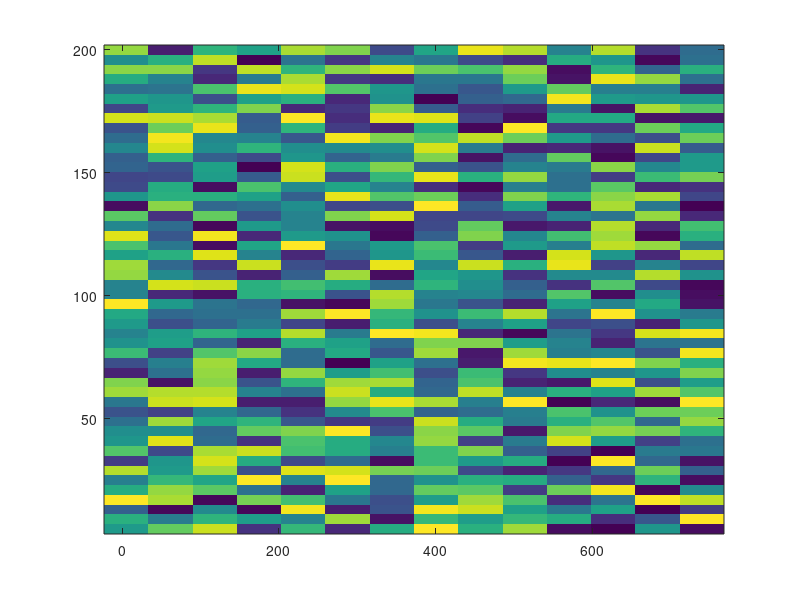
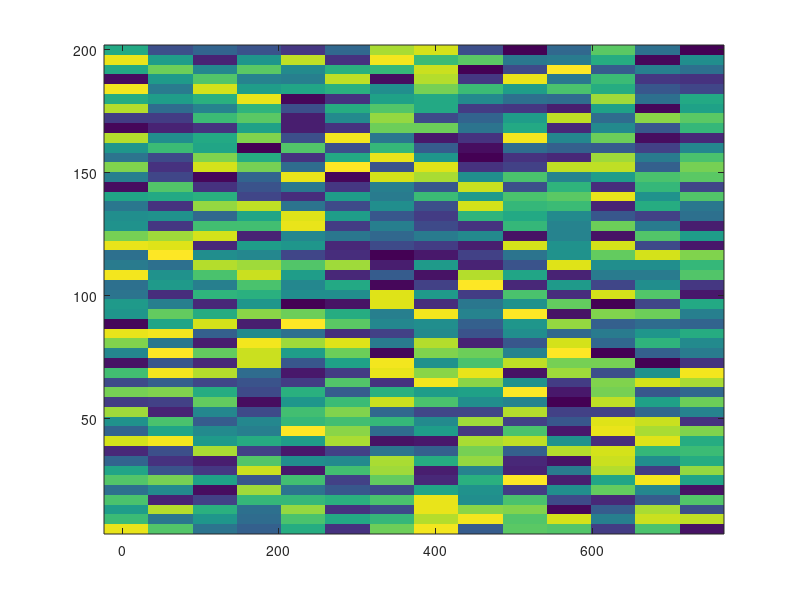
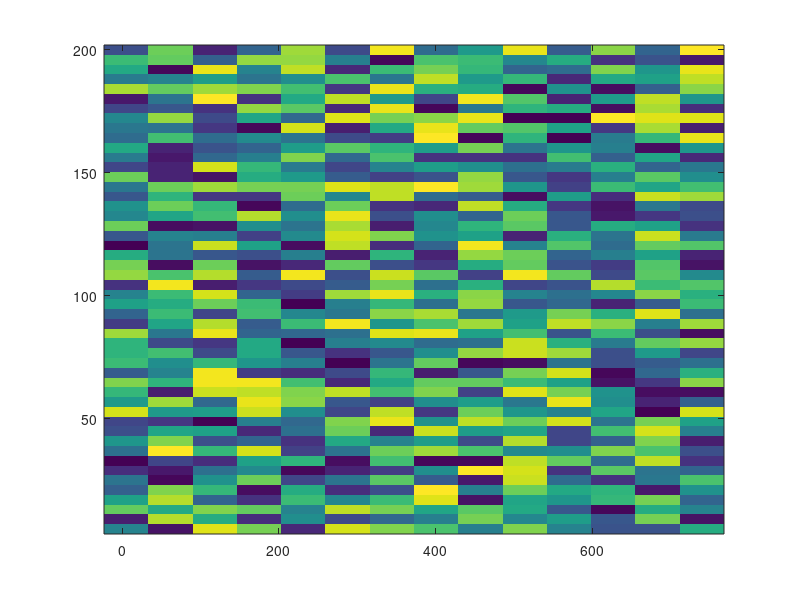
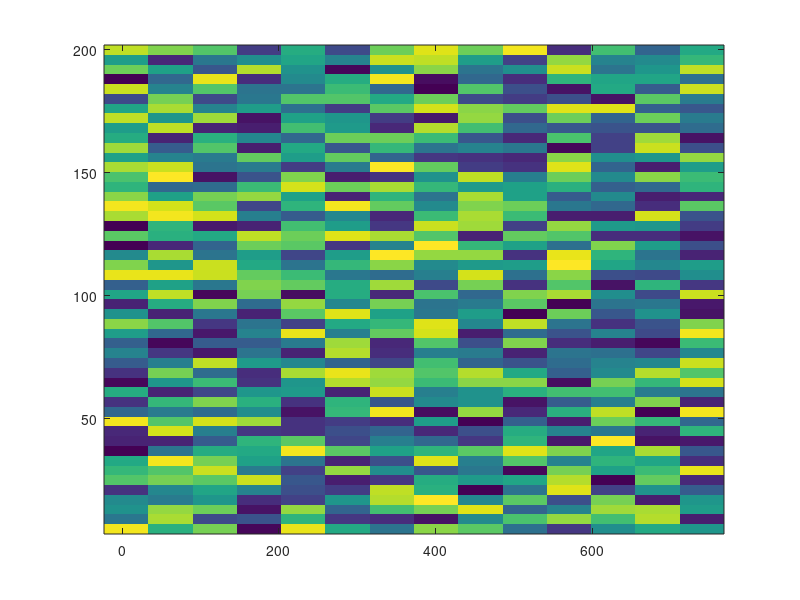

The MATLAB source for these figures, in order: (Note: this script raises an error after producing the figures.)
 clear, clc;
 Strating_Time = cputime;

%Loading Data from iles
% loodingData;

%Here let us start by creating our synthetic dataset containing the
%tomographies
x_List = 5 : 15 : 750;
y_List = 5 : 15 : 200;

profile_Tomo = {};
for(iT = 1 : 100)
    curent_Tomo.ID = ['Profile ' num2str(iT)];
    curent_Tomo.x = [];
    curent_Tomo.y = [];
    curent_Tomo.Rho = [];
    curent_Tomo.Rho_ExpVariogram = {};
    
    for(k = 1 : length(x_List))
        for(l = 1 : length(y_List))
                curent_Tomo.x = [curent_Tomo.x x_List(k)] ;
                curent_Tomo.y = [curent_Tomo.y y_List(l)] ;
                z_List(k,l) = randi([500 5000], 1, 1);
                curent_Tomo.Rho = [curent_Tomo.Rho z_List(k,l)] ; %Ressitivities are irregularly distributed in the space domain
        end
    end
    
    profile_Tomo = [profile_Tomo {curent_Tomo}];
    
    pFl_Name = figure;
    imagesc(x_List, y_List, z_List); set(gca, 'YDir', 'normal'); 
    curent_Name = ['C:\Users\Administrator\Documents\MATLAB\UNK_SYNTH_1\OutPuts\Profiles\Profiles ' num2str(iT) '.png'];
    print(pFl_Name, '-dpng', curent_Name);    
end
    

%Compute each profile's experimental variogram
for(k = 1 : length(profile_Tomo))
    outPut1 = ExperimentalVariogram_Fnc(profile_Tomo{k}, 'Rho');
%     outPut2 = ExperimentalVariogram_Fnc(profile_Tomo{k}, 'Sp');
    
    profile_Tomo{k}.Rho_ExpVariogram = outPut1;
%     profile_Tomo{k}.Sp_ExpVariogram = outPut2;
end

Stride_ToUse = profile_Tomo{1}.Rho_ExpVariogram{1};
Prf_Pos = 1:100;

%In tihs function we are going to outcome the linear model linking the
%experimental variogram for eac profile

%Frist of all we step on a stride
listH = [] ;
tol_Dist = 2 ;

for(k = 1 : length(Stride_ToUse))
    for(l = 1 : length(profile_Tomo))
        for(t = 1 : length(profile_Tomo{l}.Rho_ExpVariogram{1}))
            if(profile_Tomo{l}.Rho_ExpVariogram{1}(t) == Stride_ToUse(k))
                gH_Val(k,l) = profile_Tomo{l}.Rho_ExpVariogram{2}(t);
                break;
            end
        end
    end
    for(k = 1 : length(Prf_Pos))
        for(l = 1 : length(Prf_Pos))
            tmpDist = abs(Prf_Pos(k) - Prf_Pos(l));
            if(Check_In_Vec(listH, tmpDist, tol_Dist) == 0)
                listH = [listH tmpDist];
            end
        end
    end
end
    listH = sort(listH, 'ascend');
    disp(listH);
%The first step is to process the dichotomy and guess the trend with the
%FFT Algorithm
gH_Val_Trend = []; gH_Val_Residual = [];
Param_K = [60 5 5];
for(k = 1 : size(gH_Val,1))
    [outMdl, outBias, outVal] =  DFT_Modeling(k, Prf_Pos, gH_Val(k,:), Param_K, 'Trend Removal');

    gH_Val_Trend(k,:) = outVal ;   
    gH_Val_Residual(k,:) = abs(gH_Val_Trend(k,:) - gH_Val(k,:)) ;
end

%Let us for this study retreive the spectral value at p = 65, i.e at k = 7
Prf_Pos_Dmg = [];
for(k = 1 : length(Prf_Pos))
    if(k ~= 10 && k ~= 20 && k ~= 30 && k ~= 40 && k ~= 50 && k ~= 60)
        Prf_Pos_Dmg = [Prf_Pos_Dmg Prf_Pos(k)];
    end
end

gH_Val_Dmg = []; gH_Val_Trend_Dmg = []; gH_Val_Residual_Dmg = [];
for(k = 1 : size(gH_Val,1))
    tempVec = []; tempVec2 = []; tempVec3 = [];
    for(l = 1 : size(gH_Val, 2))
        
        if(l ~= 10 && l ~= 20 && l ~= 30 && l ~= 40 && l ~= 50 && l ~= 60)
            tempVec = [tempVec gH_Val(k,l)];
            tempVec2 = [tempVec2 gH_Val_Trend(k,l)];
            tempVec3 = [tempVec3 gH_Val_Residual(k,l)];
        end
    end
    gH_Val_Dmg = [gH_Val_Dmg ; tempVec];
    gH_Val_Trend_Dmg = [gH_Val_Trend_Dmg ; tempVec2];
    gH_Val_Residual_Dmg = [gH_Val_Residual_Dmg ; tempVec3];
end

% Model_FromProfiles1 = Stochastique_Modeling(listH, gH_Val_Residual, Prf_Pos);
% 
% %Let us compute the covariance matrices for each spectrum
% [Covariance_Data, Estimated_Data] = CovarianceMatrice_Comp(Model_FromProfiles1, Prf_Pos, gH_Val);
% for(k = 1 : size(gH_Val,1))
%     Mdl_fig = figure;
%     plot(Prf_Pos, gH_Val(k,:), 'r*');
%     hold on;
% 
%     x = linspace(min(Prf_Pos), max(Prf_Pos));
%     plot(x, Estimated_Data{1,k},'b-');
%     curent_Name = ['C:\Users\Kasys\Documents\MATLAB\MATLAB\13_07_2021_UNK_SYNTH_1\OutPuts\Reconstructed Singals\Var_Signals_G - ' num2str(k) '.png'];
%     print(Mdl_fig, '-dpng', curent_Name); 
%     
%     Mdl_fig2 = figure;
%     hist(gH_Val(k,:));
%     curent_Name = ['C:\Users\Kasys\Documents\MATLAB\MATLAB\13_07_2021_UNK_SYNTH_1\OutPuts\Original Histogram\Histo_Signals_G - ' num2str(k) '.png'];
%     print(Mdl_fig2, '-dpng', curent_Name); 
% end
% 
% 

Model_FromProfiles2 = Stochastique_Modeling(listH, gH_Val_Residual_Dmg, Prf_Pos_Dmg);

%Let us compute the covariance matrices for each spectrum
[Covariance_Data2, Estimated_Data2] = CovarianceMatrice_Comp(Model_FromProfiles2, Prf_Pos_Dmg, gH_Val_Residual_Dmg);
for(k = 1 : size(gH_Val_Residual_Dmg,1))
    Mdl_fig21 = figure;
    plot(Prf_Pos_Dmg, gH_Val_Residual_Dmg(k,:), 'r*');
    hold on;
    
    curent_Name = ['C:\Users\Administrator\Documents\MATLAB\UNK_SYNTH_1\OutPuts\Reconstructed Singals\Var_Signals_R - ' num2str(k) '.png'];
    print(Mdl_fig21, '-dpng', curent_Name); 

    x2 = linspace(min(Prf_Pos_Dmg), max(Prf_Pos_Dmg));
    plot(x2, Estimated_Data2{1,k},'b-');
    
    Mdl_fig22 = figure;
    hist(gH_Val_Residual_Dmg(k,:));
    curent_Name = ['C:\Users\Administrator\Documents\MATLAB\UNK_SYNTH_1\OutPuts\Original Histogram\Histo_Signals_R - ' num2str(k) '.png'];
    print(Mdl_fig22, '-dpng', curent_Name);
end

%Now the reconstruction on the Damaged position
Pos_2_Fix = [10 20 30 40 50 60]; gH_Val_Fixed = [];
[out1, out2, out3] = UNK_Reconst(gH_Val_Trend_Dmg, gH_Val_Residual_Dmg, Prf_Pos_Dmg, Pos_2_Fix, Covariance_Data2, Model_FromProfiles2);

gH_Val_Org = [gH_Val(:, 10) gH_Val(:, 20) gH_Val(:, 30) gH_Val(:, 40) gH_Val(:, 50) gH_Val(:, 60)]; gH_Val_Fixed = out1;
%Bias anaysis
mean_Values = []; std_Values = []; R_Values = [];
for(k = 1 : length(Pos_2_Fix))
    
    Y1 = gH_Val_Org(:, k) ; Y2 = gH_Val_Fixed(:, k);
    
     [m_val, std_Val, r_val] = Bias_Analysis(Stride_ToUse, Y1, Y2, num2str(k));
    mean_Values = [mean_Values m_val]; std_Values = [std_Values std_Val]; R_Values = [R_Values r_val];
end


Ending_Time = cputime - Strating_Time;
disp(Ending_Time); disp('TO EXECUTE THE CODE');